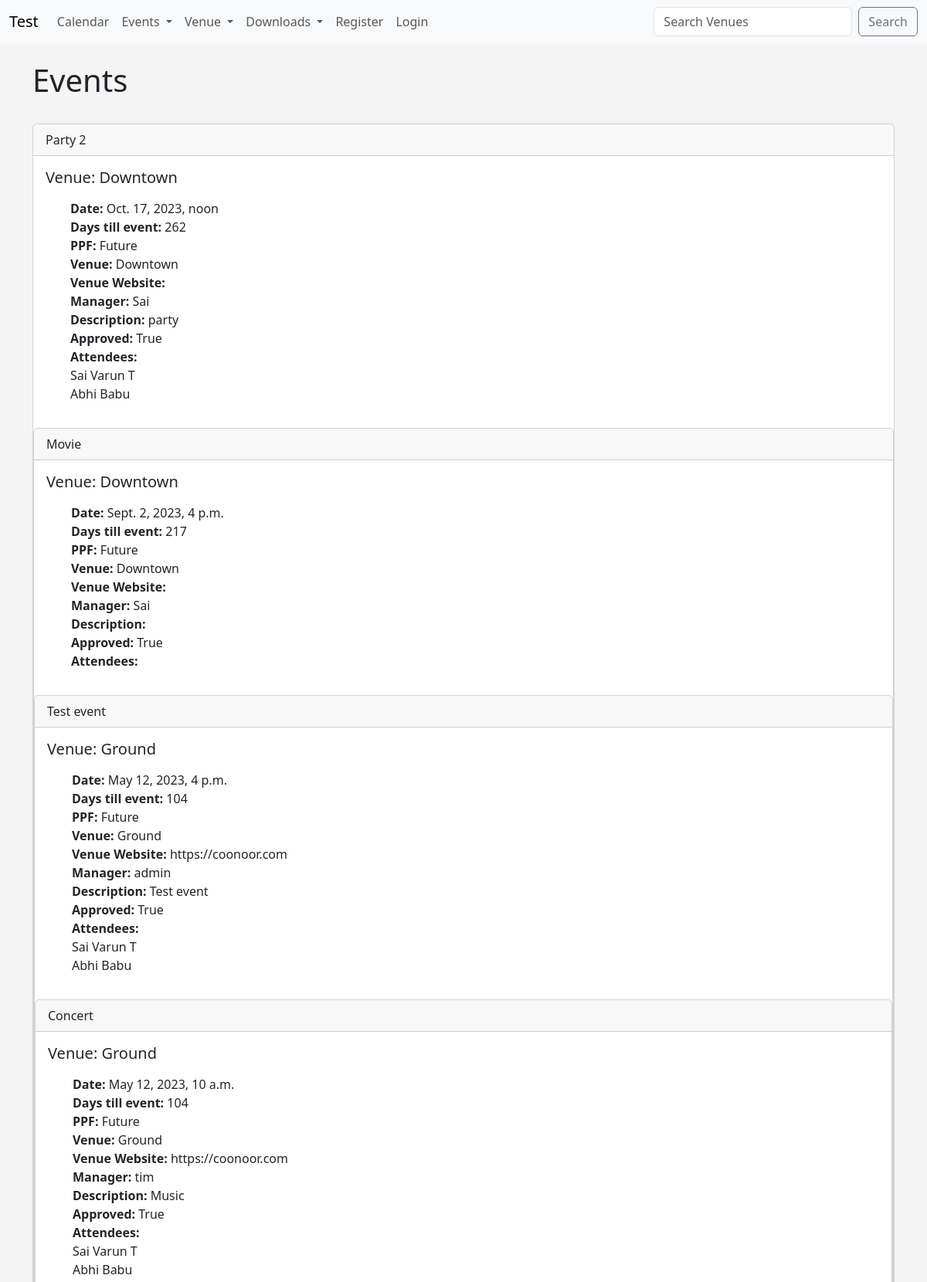
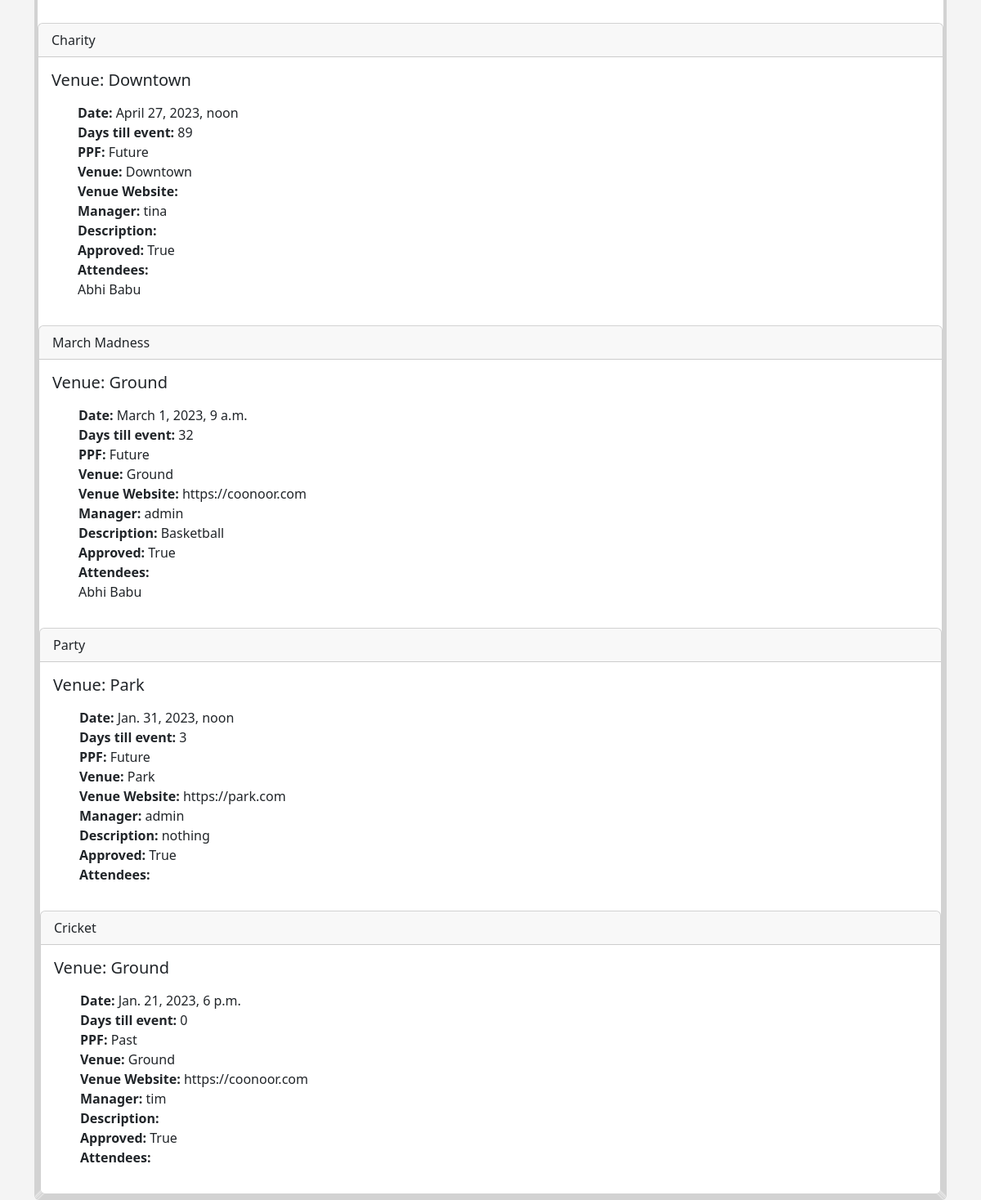
The app's page /events with its own data (2 pictures, top to bottom).
### events/models.py (models this page shows)
class Event(models.Model):
	name=models.CharField('Event Name',max_length=120)
	event_date=models.DateTimeField('Event Date')
	venue=models.ForeignKey(Venue,blank=True,null=True,on_delete=models.CASCADE)
	manager=models.ForeignKey(User,blank=True,null=True,on_delete=models.SET_NULL)
	description=models.TextField(blank=True)
	attendees=models.ManyToManyField(MyClubUser,blank=True)
	approved= models.BooleanField("Approved",default=False)
	def __str__(self):
		return self.name
	@property
	def Days_till(self):
		today=date.today()
		days_till= self.event_date.date()-today
		days_till_stripped=str(days_till).split(',',1)[0].split()[0]
		if int(days_till_stripped)>0:
			return days_till_stripped
		else:
			return 0
	@property
	def Is_Past(self):
		today=date.today()
		if self.event_date.date()<today:
			thing="Past"
		else:
			thing ="Future"
		return thing

class Venue(models.Model):
	name=models.CharField('Venue Name',max_length=120)
	address=models.CharField(max_length=300)
	zip_code=models.CharField('Zip Code',max_length=15)
	phone=models.CharField('Contact Phone',max_length=25,blank=True)
	web=models.URLField('Website Address',blank=True)
	email_address=models.EmailField('Email Address',blank=True)
	owner=models.IntegerField("Venue Owner",blank=False, default=1)
	venue_image=models.ImageField(null=True,blank=True,upload_to='images/')
	def __str__(self):
		return self.name

class MyClubUser(models.Model):
	first_name=models.CharField(max_length=30)
	last_name=models.CharField(max_length=30)
	email=models.EmailField('User Email')
	def __str__(self):
		return self.first_name + " " + self.last_name

### events/views.py (the view)
# urls.py: path('events',views.all_events,name="list-events",),
def all_events(request):
	event_list=Event.objects.all().order_by('-event_date')
	return render(request,'events/event_list.html',{
		"event_list":event_list
		})

### events/templates/events/event_list.html (shortened to what this page needs)
{% extends 'events/base.html' %}
{% block content %}
	<h1>Events</h1>
	<br/>
{%for event in event_list%}
{%if event.approved%}
<div class="card">
  <div class="card-header">
    {{event}}
  </div>
  <div class="card-body">
    <h5 class="card-title">Venue: {{ event.venue }}</h5>
    <p class="card-text">
	<ul>
		<strong>Date:</strong> {{ event.event_date }}<br>
		<strong>Days till event:</strong> {{event.Days_till}}<br>
		<strong>PPF:</strong> {{event.Is_Past}}<br>
		<strong>Venue:</strong> {{ event.venue }}<br>
		<strong>Venue Website:</strong> {{ event.venue.web }}<br>
		<strong>Manager:</strong> {{ event.manager }}<br>
		<strong>Description:</strong> {{ event.description }}<br>
		<strong>Approved:</strong> {{ event.approved }}<br>
		<strong>Attendees:</strong></br>
		{%for user in event.attendees.all%}
		{{user}}</br>
		{% endfor %}
	</ul>
    </p>
  </div>
{%endif%}
{% endfor %}
{% endblock %}

### events/templates/events/base.html (shortened to what this page needs)
<!doctype html>
<html lang="en">
  <head>
    <link href="https://cdn.jsdelivr.net/npm/bootstrap@5.3.0-alpha1/dist/css/bootstrap.min.css" rel="stylesheet">
  </head>
  <body>
  	{% include 'events/navbar.html' %}
    <br/>
    <div class="container">
	{% block content %}
	{% endblock %}
  </div>
  </body>
</html>

### events/templates/events/navbar.html (shortened to what this page needs)
<nav class="navbar navbar-expand-lg bg-body-tertiary">
  <div class="container-fluid">
    <a class="navbar-brand" href="{% url 'home' %}">Test</a>
    <div class="collapse navbar-collapse" id="navbarSupportedContent">
      <ul class="navbar-nav me-auto mb-2 mb-lg-0">
        <li class="nav-item">
          <a class="nav-link" href="{% url 'home' '2023' 'March' %}">Calendar</a>
        </li>
<li class="nav-item dropdown">
          <a class="nav-link dropdown-toggle" href="#" role="button" data-bs-toggle="dropdown" aria-expanded="false">
            Events
          </a>
        </li>
<li class="nav-item dropdown">
          <a class="nav-link dropdown-toggle" href="#" role="button" data-bs-toggle="dropdown" aria-expanded="false">
            Venue
          </a>
        </li>
<li class="nav-item dropdown">
          <a class="nav-link dropdown-toggle" href="#" role="button" data-bs-toggle="dropdown" aria-expanded="false">
            Downloads
          </a>
        </li>
        {%if user.is_authenticated%}
                  <li class="nav-item">
          <a class="nav-link" href="{% url 'logout' %}">Logout</a>
        </li>
        {%else%}
          <li class="nav-item">
          <a class="nav-link" href="{% url 'register_user' %}">Register</a>
        </li>
          <li class="nav-item">
          <a class="nav-link" href="{% url 'login' %}">Login</a>
        </li>
        {%endif%}
      </ul>
      <form class="d-flex" role="search" method="POST" action="{% url 'search-venues' %}">
        <input class="form-control me-2" type="search" placeholder="Search Venues" aria-label="Search" name="searched">
        <button class="btn btn-outline-secondary" type="submit">Search</button>
      </form>
    </div>
  </div>
</nav>

### events/templates/events/base.html (style rules this page uses)
body { background: #f4f4f4; }

### records on screen
Event: name "Party 2", venue "Downtown", event_date "Oct. 17, 2023, noon", Days_till "262", Is_Past "Future", manager "Sai", description "party", approved "True"
MyClubUser: first_name+last_name "Sai Varun T"
MyClubUser: first_name+last_name "Abhi Babu"
Event: name "Movie", venue "Downtown", event_date "Sept. 2, 2023, 4 p.m.", Days_till "217", Is_Past "Future", manager "Sai", approved "True"
Event: name "Test event", venue "Ground", event_date "May 12, 2023, 4 p.m.", Days_till "104", Is_Past "Future", venue.web "https://coonoor.com", manager "admin", description "Test event", approved "True"
Event: name "Concert", venue "Ground", event_date "May 12, 2023, 10 a.m.", Days_till "104", Is_Past "Future", venue.web "https://coonoor.com", manager "tim", description "Music", approved "True"
Event: name "Charity", venue "Downtown", event_date "April 27, 2023, noon", Days_till "89", Is_Past "Future", manager "tina", approved "True"
Event: name "March Madness", venue "Ground", event_date "March 1, 2023, 9 a.m.", Days_till "32", Is_Past "Future", venue.web "https://coonoor.com", manager "admin", description "Basketball", approved "True"
Event: name "Party", venue "Park", event_date "Jan. 31, 2023, noon", Days_till "3", Is_Past "Future", venue.web "https://park.com", manager "admin", description "nothing", approved "True"
Event: name "Cricket", venue "Ground", event_date "Jan. 21, 2023, 6 p.m.", Days_till "0", Is_Past "Past", venue.web "https://coonoor.com", manager "tim", approved "True"
